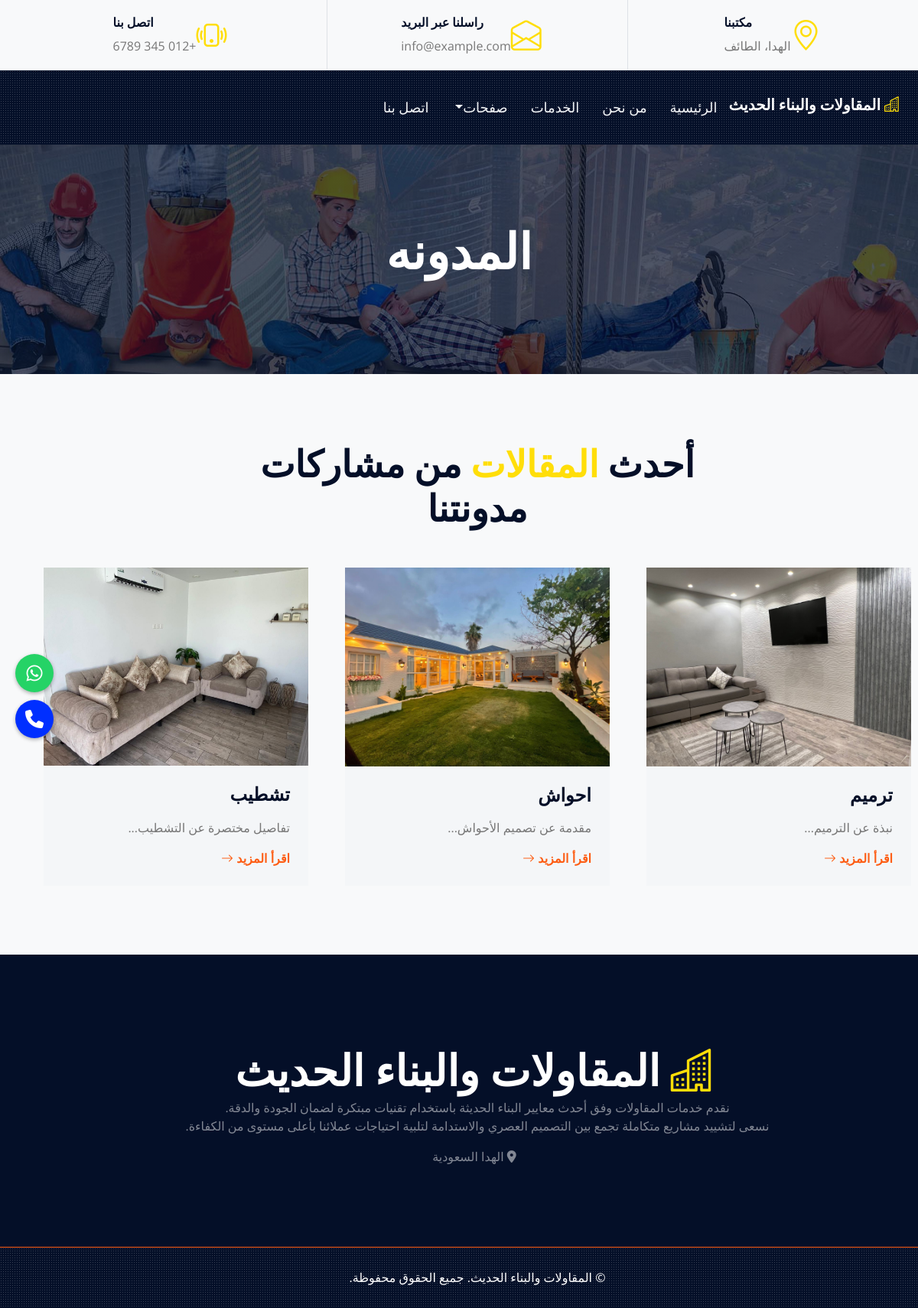
Page /blog.php (signed in) on the committed database.
### tables this page shows
CREATE TABLE `settings` (
  `id` int(11) NOT NULL,
  `site_title` varchar(255) NOT NULL,
  `description` text NOT NULL,
  `address` varchar(255) NOT NULL,
  `phone` varchar(50) NOT NULL,
  `whatsapp` varchar(50) NOT NULL,
  `copyright` text DEFAULT NULL,
  `favicon` varchar(255) DEFAULT NULL
);

CREATE TABLE `blog_articles` (
  `id` int(11) NOT NULL,
  `title` varchar(255) NOT NULL,
  `short_details` text NOT NULL,
  `full_details` text NOT NULL,
  `image` varchar(255) NOT NULL
);

### blog.php (the view, shortened to what this page needs)
    <?php
include("config.php");
?>
    <?php include("include/header.php");?>
    <div class="container-fluid page-header">
        <h1 class="display-3 text-uppercase text-white mb-3">المدونه</h1>
    </div>
<?php
$query = "SELECT id, title, short_details, image FROM blog_articles ORDER BY id DESC";
$result = mysqli_query($con, $query);
?>
<div class="container-fluid py-6 ps-5 pe-0">
    <div class="text-center mx-auto mb-5" style="max-width: 600px;">
        <h1 class="display-5 text-uppercase mb-4">أحدث <span class="text-primary">المقالات</span> من مشاركات مدونتنا</h1>
    </div>
    <div class="row g-5">
        <?php while($article = mysqli_fetch_assoc($result)): ?>
        <div class="col-lg-4 col-md-6">
            <div class="bg-light">
                <img class="img-fluid" src="admin/uploads/<?= htmlspecialchars($article['image']) ?>" alt="<?php echo htmlspecialchars($article['title']); ?>">
                <div class="p-4">
                    <h4 class="text-uppercase mb-3"><?php echo htmlspecialchars($article['title']); ?></h4>
                    <p><?php echo htmlspecialchars(mb_strimwidth($article['short_details'], 0, 80, '...')); ?></p>
                    <a class="text-uppercase fw-bold" href="blog_details.php?id=<?php echo $article['id']; ?>">اقرأ المزيد <i class="bi bi-arrow-right"></i></a>
                </div>
            </div>
        </div>
        <?php endwhile; ?>
    </div>
</div>
<?php include("include/footer.php");?>

### include/header.php (shortened to what this page needs)
<?php
include("config.php");
$query = mysqli_query($con, "SELECT * FROM settings LIMIT 1");
$settings = mysqli_fetch_assoc($query);
?>
<!DOCTYPE html>
<html lang="ar" dir="rtl">
<head>
    <link href="https://cdnjs.cloudflare.com/ajax/libs/font-awesome/5.15.0/css/all.min.css" rel="stylesheet">
    <link href="https://cdn.jsdelivr.net/npm/bootstrap-icons@1.4.1/font/bootstrap-icons.css" rel="stylesheet">
    <link href="lib/owlcarousel/assets/owl.carousel.min.css" rel="stylesheet">
    <link href="lib/tempusdominus/css/tempusdominus-bootstrap-4.min.css" rel="stylesheet" />
    <link href="lib/lightbox/css/lightbox.min.css" rel="stylesheet">
    <link href="css/bootstrap.min.css" rel="stylesheet">
    <link href="css/style.css" rel="stylesheet">
  <link rel="stylesheet" href="https://cdnjs.cloudflare.com/ajax/libs/font-awesome/6.4.0/css/all.min.css">
</head>
<body>
<div class="fixed-icons">
  <a href="https://wa.me/<?php echo $settings['whatsapp']; ?>" target="_blank" title="واتساب">
    <i class="fab fa-whatsapp"></i>
  </a>
  <a href="tel:<?php echo $settings['phone']; ?>" class="phone" style="background-color:#002fff" title="اتصال">
    <i class="fas fa-phone"></i>
  </a>
</div>
    <div class="container-fluid ps-5 pe-0 d-none d-lg-block">
        <div class="row gx-5">
            <div class="col-lg-4 text-center py-3">
                <div class="d-inline-flex align-items-center">
                    <i class="bi bi-geo-alt fs-1 text-primary me-3"></i>
                    <div class="text-start">
                        <h6 class="text-uppercase fw-bold">مكتبنا</h6>
                        <span>الهدا، الطائف</span>
                    </div>
                </div>
            </div>
            <div class="col-lg-4 text-center border-start border-end py-3">
                <div class="d-inline-flex align-items-center">
                    <i class="bi bi-envelope-open fs-1 text-primary me-3"></i>
                    <div class="text-start">
                        <h6 class="text-uppercase fw-bold">راسلنا عبر البريد</h6>
                        <span>info@example.com</span>
                    </div>
                </div>
            </div>
            <div class="col-lg-4 text-center py-3">
                <div class="d-inline-flex align-items-center">
                    <i class="bi bi-phone-vibrate fs-1 text-primary me-3"></i>
                    <div class="text-start">
                        <h6 class="text-uppercase fw-bold">اتصل بنا</h6>
                        <span>+012 345 6789</span>
                    </div>
                </div>
            </div>
        </div>
    </div>
<div class="container-fluid sticky-top bg-dark bg-light-radial shadow-sm ps-5 pe-0 pe-lg-0">
    <nav class="navbar navbar-expand-lg bg-dark bg-light-radial navbar-dark py-3 py-lg-0">
        <a href="index.php" class="navbar-brand">
            <h5 class=" text-white">
                <i class="bi bi-building text-primary me-2"></i>
                 <?php echo $settings['site_title']; ?></h5>
        </a>
        <div class="collapse navbar-collapse" id="navbarCollapse">
            <div class="navbar-nav ms-auto py-0">
                <a href="index.php" class="nav-item nav-link <?php echo basename($_SERVER['PHP_SELF']) == 'index.php' ? 'active' : ''?>">الرئيسية</a>
                <a href="about.php" class="nav-item nav-link <?php echo basename($_SERVER['PHP_SELF']) == 'about.php' ? 'active' : ''?>">من نحن</a>
                <a href="service.php" class="nav-item nav-link <?php echo basename($_SERVER['PHP_SELF']) == 'service.php' ? 'active' : ''?>">الخدمات</a>
                <div class="nav-item dropdown">
                    <a href="#" class="nav-link dropdown-toggle" data-bs-toggle="dropdown">صفحات</a>
                </div>
                <a href="contact.php" class="nav-item nav-link <?php echo basename($_SERVER['PHP_SELF']) == 'contact.php' ? 'active' : ''?>">اتصل بنا</a>
            </div>
        </div>
    </nav>
</div>

### include/footer.php (shortened to what this page needs)
<?php
include("config.php");
$query = mysqli_query($con, "SELECT * FROM settings LIMIT 1");
$settings = mysqli_fetch_assoc($query);
?>
<div class="footer container-fluid position-relative  bg-dark text-center text-white-50 py-6 ps-5 pe-0">
    <div class="row g-5">
        <div class="col-lg-12 pe-lg-6">
            <a href="index.html" class="navbar-brand">
                <h1 class="m-0 display-4 text-uppercase text-white">
                    <i class="bi bi-building text-primary me-2"></i> <?php echo $settings['site_title']; ?></h1>
            </a>
<p><?php echo nl2br($settings['description']); ?></p>
<p><i class="fa fa-map-marker-alt me-2"></i> <?php echo $settings['address']; ?></p>
        </div>
    </div>
</div>
    <div class="container-fluid bg-dark bg-light-radial text-center text-white border-top border-primary px-0 centered-container">
        <div class="d-flex flex-column flex-md-row justify-content-between">
            <div class="py-4 ps-5 pe-0 text-center text-md-start">
<p class="mb-0">
  <?php echo $settings['copyright']; ?>
</p>            </div>
        </div>
    </div>
</body>
</html>

### css/style.css (style rules this page uses)
:root { --primary: #ffde08; --secondary: #FDBE33; --light: #F4F6F8; --dark: #040F28; }
.py-6 { padding-top: 90px; padding-bottom: 90px; }
.bg-light-radial { background-image: -webkit-repeating-radial-gradient(center center, rgba(256, 256, 256, 0.2), rgba(256, 256, 256, 0.2) 1px, transparent 1px, transparent 100%); background-image: -moz-repeating-radial-gradient(center center, rgba(256, 256, 256, 0.2), rgba(256, 256, 256, 0.2) 1px, transparent 1px, transparent 100%); background-image: -ms-repeating-radial-gradient(center center, rgba(256, 256, 256, 0.2), rgba(256, 256, 256, 0.2) 1px, transparent 1px, transparent 100%); background-image: -o-repeating-radial-gradient(center center, rgba(256, 256, 256, 0.2), rgba(256, 256, 256, 0.2) 1px, transparent 1px, transparent 100%); background-image: repeating-radial-gradient(center center, rgba(256, 256, 256, 0.2), rgba(256, 256, 256, 0.2) 1px, transparent 1px, transparent 100%); background-size: 3px 3px; }
.navbar-dark .navbar-nav .nav-link { position: relative; padding: 35px 15px; font-size: 18px; text-transform: uppercase; color: var(--light); outline: none; transition: .5s; }
.page-header { height: 300px; display: flex; flex-direction: column; align-items: center; justify-content: center; background: linear-gradient(rgba(4, 15, 40, .7), rgba(4, 15, 40, .7)), url(../img/carousel-1.jpg) center center no-repeat; background-size: cover; }
@media (min-width: 992px) { .footer::after { content: ""; width: 1px; height: 100%; top: 0; left: 50%; background: var(--primary) } }

### include/header.php (style rules this page uses)
.fixed-icons { position: fixed; top: 50%; left: 20px; z-index: 9999; display: flex; flex-direction: column; gap: 10px; }
.fixed-icons a { display: flex; align-items: center; justify-content: center; width: 50px; height: 50px; border-radius: 50%; background-color: #25D366; color: white; text-decoration: none; font-size: 24px; box-shadow: 0 2px 5px rgba(0,0,0,0.3); }
* { margin: 0; padding: 0; box-sizing: border-box; }
html, body { width: 100%; height: 100%; margin: 0; padding: 0; overflow-x: hidden; background-color: #f8f9fa; }
body { background-color: #f8f9fa; direction: rtl; text-align: right; overflow-x: hidden; }
.row { display: flex; flex-wrap: wrap; margin-inline: -15px; }

### include/footer.php (style rules this page uses)
.centered-container { display: flex; justify-content: center; align-items: center; height: 10vh; }

### rows in the picture
settings: site_title "المقاولات والبناء الحديث", description "نقدم خدمات المقاولات وفق أحدث معايير البناء الحديثة باستخدام تقنيات مبتكرة لضمان الجودة والدقة. نسعى لتشييد مشاريع متكاملة تجمع بين التصميم العصري والاستدامة لتلبية احتياجات عملائنا بأعلى مستوى من الكفاءة.", address "الهدا السعودية", copyright "© المقاولات والبناء الحديث. جميع الحقوق محفوظة."
blog_articles: image (picture), title "ترميم", short_details "نبذة عن الترميم..."
blog_articles: image (picture), title "احواش", short_details "مقدمة عن تصميم الأحواش..."
blog_articles: image (picture), title "تشطيب", short_details "تفاصيل مختصرة عن التشطيب..."
